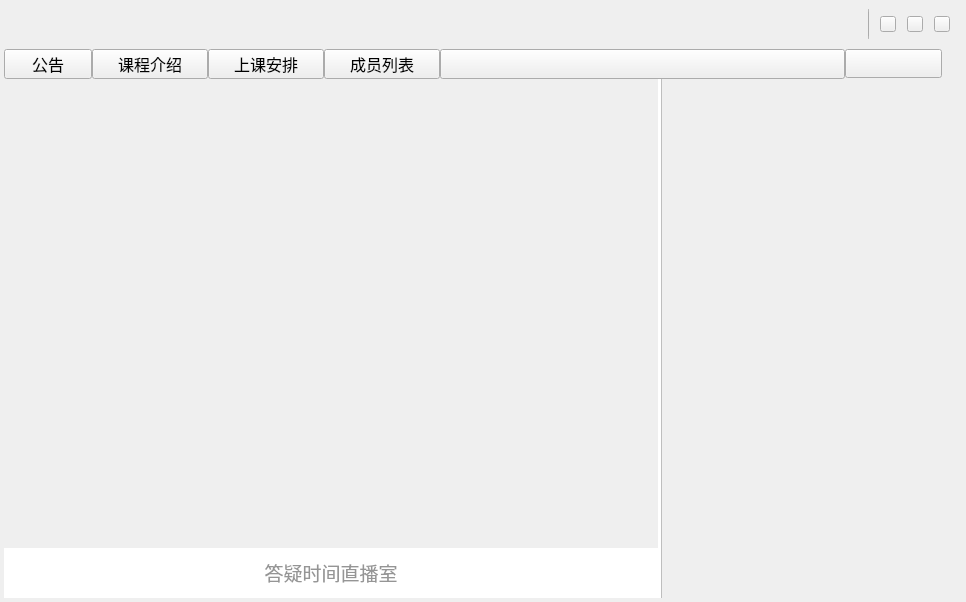
<?xml version="1.0" encoding="UTF-8"?>
<ui version="4.0">
 <class>UIWindowSet</class>
 <widget class="QWidget" name="UIWindowSet">
  <property name="geometry">
   <rect>
    <x>0</x>
    <y>0</y>
    <width>966</width>
    <height>602</height>
   </rect>
  </property>
  <property name="sizePolicy">
   <sizepolicy hsizetype="Preferred" vsizetype="Preferred">
    <horstretch>0</horstretch>
    <verstretch>0</verstretch>
   </sizepolicy>
  </property>
  <property name="minimumSize">
   <size>
    <width>966</width>
    <height>596</height>
   </size>
  </property>
  <property name="windowTitle">
   <string>UIWindowSet</string>
  </property>
  <property name="styleSheet">
   <string notr="true">border-image: url(:/LoginWindow/images/alpha1.png);</string>
  </property>
  <layout class="QHBoxLayout" name="horizontalLayout">
   <property name="spacing">
    <number>0</number>
   </property>
   <property name="leftMargin">
    <number>4</number>
   </property>
   <property name="topMargin">
    <number>4</number>
   </property>
   <property name="rightMargin">
    <number>4</number>
   </property>
   <property name="bottomMargin">
    <number>4</number>
   </property>
   <item>
    <layout class="QVBoxLayout" name="verticalLayout">
     <property name="spacing">
      <number>0</number>
     </property>
     <property name="bottomMargin">
      <number>0</number>
     </property>
     <item>
      <widget class="QWidget" name="title_widget" native="true">
       <property name="minimumSize">
        <size>
         <width>0</width>
         <height>45</height>
        </size>
       </property>
       <property name="maximumSize">
        <size>
         <width>16777215</width>
         <height>45</height>
        </size>
       </property>
       <property name="styleSheet">
        <string notr="true"/>
       </property>
       <layout class="QHBoxLayout" name="horizontalLayout_2">
        <property name="spacing">
         <number>0</number>
        </property>
        <property name="leftMargin">
         <number>0</number>
        </property>
        <property name="topMargin">
         <number>0</number>
        </property>
        <property name="rightMargin">
         <number>0</number>
        </property>
        <property name="bottomMargin">
         <number>5</number>
        </property>
        <item>
         <widget class="QPushButton" name="logo_pushButton">
          <property name="minimumSize">
           <size>
            <width>156</width>
            <height>40</height>
           </size>
          </property>
          <property name="maximumSize">
           <size>
            <width>156</width>
            <height>40</height>
           </size>
          </property>
          <property name="cursor">
           <cursorShape>ArrowCursor</cursorShape>
          </property>
          <property name="styleSheet">
           <string notr="true">border-image: url(:/LoginWindow/images/logo.png);</string>
          </property>
          <property name="text">
           <string/>
          </property>
          <property name="flat">
           <bool>true</bool>
          </property>
         </widget>
        </item>
        <item>
         <widget class="QWidget" name="tags_widget" native="true">
          <property name="minimumSize">
           <size>
            <width>0</width>
            <height>0</height>
           </size>
          </property>
          <property name="maximumSize">
           <size>
            <width>700</width>
            <height>16777215</height>
           </size>
          </property>
          <property name="styleSheet">
           <string notr="true"/>
          </property>
          <layout class="QHBoxLayout" name="horizontalLayout_3">
           <property name="leftMargin">
            <number>4</number>
           </property>
           <property name="topMargin">
            <number>0</number>
           </property>
           <property name="rightMargin">
            <number>4</number>
           </property>
           <property name="bottomMargin">
            <number>4</number>
           </property>
          </layout>
         </widget>
        </item>
        <item>
         <widget class="QPushButton" name="title_pushButton">
          <property name="minimumSize">
           <size>
            <width>0</width>
            <height>40</height>
           </size>
          </property>
          <property name="maximumSize">
           <size>
            <width>16777215</width>
            <height>40</height>
           </size>
          </property>
          <property name="cursor">
           <cursorShape>ArrowCursor</cursorShape>
          </property>
          <property name="styleSheet">
           <string notr="true">border-image: url(:/LoginWindow/images/alpha.png);</string>
          </property>
          <property name="text">
           <string/>
          </property>
          <property name="flat">
           <bool>true</bool>
          </property>
         </widget>
        </item>
        <item>
         <widget class="QWidget" name="widget" native="true">
          <property name="minimumSize">
           <size>
            <width>100</width>
            <height>0</height>
           </size>
          </property>
          <property name="maximumSize">
           <size>
            <width>100</width>
            <height>16777215</height>
           </size>
          </property>
          <layout class="QHBoxLayout" name="horizontalLayout_9">
           <property name="spacing">
            <number>5</number>
           </property>
           <property name="leftMargin">
            <number>0</number>
           </property>
           <property name="topMargin">
            <number>0</number>
           </property>
           <property name="rightMargin">
            <number>5</number>
           </property>
           <property name="bottomMargin">
            <number>0</number>
           </property>
           <item>
            <widget class="QPushButton" name="return_pushButton">
             <property name="minimumSize">
              <size>
               <width>1</width>
               <height>0</height>
              </size>
             </property>
             <property name="maximumSize">
              <size>
               <width>1</width>
               <height>16777215</height>
              </size>
             </property>
             <property name="font">
              <font>
               <family>微软雅黑</family>
               <pointsize>11</pointsize>
              </font>
             </property>
             <property name="styleSheet">
              <string notr="true">color: rgb(255, 255, 255);
border-image: url(:/LoginWindow/images/alpha.png);</string>
             </property>
             <property name="text">
              <string/>
             </property>
            </widget>
           </item>
           <item>
            <widget class="QPushButton" name="min_pushButton">
             <property name="sizePolicy">
              <sizepolicy hsizetype="Fixed" vsizetype="Fixed">
               <horstretch>0</horstretch>
               <verstretch>0</verstretch>
              </sizepolicy>
             </property>
             <property name="minimumSize">
              <size>
               <width>16</width>
               <height>16</height>
              </size>
             </property>
             <property name="maximumSize">
              <size>
               <width>16</width>
               <height>16</height>
              </size>
             </property>
             <property name="cursor">
              <cursorShape>PointingHandCursor</cursorShape>
             </property>
             <property name="styleSheet">
              <string notr="true">border-image: url(:/LoginWindow/images/login_min.png);</string>
             </property>
             <property name="text">
              <string/>
             </property>
            </widget>
           </item>
           <item>
            <widget class="QPushButton" name="max_pushButton">
             <property name="minimumSize">
              <size>
               <width>16</width>
               <height>16</height>
              </size>
             </property>
             <property name="maximumSize">
              <size>
               <width>16</width>
               <height>16</height>
              </size>
             </property>
             <property name="cursor">
              <cursorShape>PointingHandCursor</cursorShape>
             </property>
             <property name="styleSheet">
              <string notr="true">border-image: url(:/LoginWindow/images/login_max.png);</string>
             </property>
             <property name="text">
              <string/>
             </property>
            </widget>
           </item>
           <item>
            <widget class="QPushButton" name="close_pushButton">
             <property name="minimumSize">
              <size>
               <width>16</width>
               <height>16</height>
              </size>
             </property>
             <property name="maximumSize">
              <size>
               <width>16</width>
               <height>16</height>
              </size>
             </property>
             <property name="cursor">
              <cursorShape>PointingHandCursor</cursorShape>
             </property>
             <property name="styleSheet">
              <string notr="true">border-image: url(:/LoginWindow/images/login_close.png);</string>
             </property>
             <property name="text">
              <string/>
             </property>
            </widget>
           </item>
          </layout>
         </widget>
        </item>
       </layout>
      </widget>
     </item>
     <item>
      <widget class="QWidget" name="operation_widget" native="true">
       <property name="minimumSize">
        <size>
         <width>0</width>
         <height>30</height>
        </size>
       </property>
       <property name="maximumSize">
        <size>
         <width>16777215</width>
         <height>30</height>
        </size>
       </property>
       <property name="cursor">
        <cursorShape>ArrowCursor</cursorShape>
       </property>
       <layout class="QHBoxLayout" name="horizontalLayout_4">
        <property name="spacing">
         <number>0</number>
        </property>
        <property name="leftMargin">
         <number>0</number>
        </property>
        <property name="topMargin">
         <number>0</number>
        </property>
        <property name="rightMargin">
         <number>20</number>
        </property>
        <property name="bottomMargin">
         <number>0</number>
        </property>
        <item>
         <widget class="QPushButton" name="notice_pushButton">
          <property name="minimumSize">
           <size>
            <width>88</width>
            <height>20</height>
           </size>
          </property>
          <property name="maximumSize">
           <size>
            <width>88</width>
            <height>16777215</height>
           </size>
          </property>
          <property name="font">
           <font>
            <family>微软雅黑</family>
            <pointsize>12</pointsize>
           </font>
          </property>
          <property name="cursor">
           <cursorShape>PointingHandCursor</cursorShape>
          </property>
          <property name="styleSheet">
           <string notr="true">QPushButton{border-image: url(:/LoginWindow/images/alpha.png);}
QPushButton:hover{color:#059dd5}
QPushButton:pressed{color:#059dd5}</string>
          </property>
          <property name="text">
           <string>公告</string>
          </property>
          <property name="flat">
           <bool>false</bool>
          </property>
         </widget>
        </item>
        <item>
         <widget class="QPushButton" name="course_pushButton">
          <property name="minimumSize">
           <size>
            <width>116</width>
            <height>20</height>
           </size>
          </property>
          <property name="maximumSize">
           <size>
            <width>116</width>
            <height>16777215</height>
           </size>
          </property>
          <property name="font">
           <font>
            <family>微软雅黑</family>
            <pointsize>12</pointsize>
           </font>
          </property>
          <property name="cursor">
           <cursorShape>PointingHandCursor</cursorShape>
          </property>
          <property name="styleSheet">
           <string notr="true">QPushButton{border-image: url(:/LoginWindow/images/alpha.png);}
QPushButton:hover{color:#059dd5}
QPushButton:pressed{color:#059dd5}</string>
          </property>
          <property name="text">
           <string>课程介绍</string>
          </property>
         </widget>
        </item>
        <item>
         <widget class="QPushButton" name="lesson_pushButton">
          <property name="minimumSize">
           <size>
            <width>116</width>
            <height>20</height>
           </size>
          </property>
          <property name="maximumSize">
           <size>
            <width>116</width>
            <height>16777215</height>
           </size>
          </property>
          <property name="font">
           <font>
            <family>微软雅黑</family>
            <pointsize>12</pointsize>
           </font>
          </property>
          <property name="cursor">
           <cursorShape>PointingHandCursor</cursorShape>
          </property>
          <property name="styleSheet">
           <string notr="true">QPushButton{border-image: url(:/LoginWindow/images/alpha.png);}
QPushButton:hover{color:#059dd5}
QPushButton:pressed{color:#059dd5}</string>
          </property>
          <property name="text">
           <string>上课安排</string>
          </property>
         </widget>
        </item>
        <item>
         <widget class="QPushButton" name="person_pushButton">
          <property name="minimumSize">
           <size>
            <width>116</width>
            <height>20</height>
           </size>
          </property>
          <property name="maximumSize">
           <size>
            <width>116</width>
            <height>16777215</height>
           </size>
          </property>
          <property name="font">
           <font>
            <family>微软雅黑</family>
            <pointsize>12</pointsize>
           </font>
          </property>
          <property name="cursor">
           <cursorShape>PointingHandCursor</cursorShape>
          </property>
          <property name="styleSheet">
           <string notr="true">QPushButton{border-image: url(:/LoginWindow/images/alpha.png);}
QPushButton:hover{color:#059dd5}
QPushButton:pressed{color:#059dd5}</string>
          </property>
          <property name="text">
           <string>成员列表</string>
          </property>
         </widget>
        </item>
        <item>
         <widget class="QPushButton" name="pushButton">
          <property name="minimumSize">
           <size>
            <width>0</width>
            <height>30</height>
           </size>
          </property>
          <property name="text">
           <string/>
          </property>
         </widget>
        </item>
        <item>
         <widget class="QPushButton" name="change_pushButton">
          <property name="minimumSize">
           <size>
            <width>97</width>
            <height>29</height>
           </size>
          </property>
          <property name="maximumSize">
           <size>
            <width>97</width>
            <height>29</height>
           </size>
          </property>
          <property name="font">
           <font>
            <family>微软雅黑</family>
            <pointsize>11</pointsize>
           </font>
          </property>
          <property name="cursor">
           <cursorShape>PointingHandCursor</cursorShape>
          </property>
          <property name="styleSheet">
           <string notr="true">border-image: url(:/LoginWindow/images/alpha.png);</string>
          </property>
          <property name="text">
           <string/>
          </property>
         </widget>
        </item>
       </layout>
      </widget>
     </item>
     <item>
      <widget class="QWidget" name="live_widget" native="true">
       <layout class="QHBoxLayout" name="horizontalLayout_5">
        <property name="spacing">
         <number>0</number>
        </property>
        <property name="leftMargin">
         <number>0</number>
        </property>
        <property name="topMargin">
         <number>0</number>
        </property>
        <property name="rightMargin">
         <number>0</number>
        </property>
        <property name="bottomMargin">
         <number>0</number>
        </property>
        <item>
         <layout class="QVBoxLayout" name="verticalLayout_3">
          <property name="spacing">
           <number>0</number>
          </property>
          <item>
           <widget class="QWidget" name="whiteboard_widget" native="true">
            <property name="minimumSize">
             <size>
              <width>656</width>
              <height>300</height>
             </size>
            </property>
            <property name="cursor">
             <cursorShape>ArrowCursor</cursorShape>
            </property>
            <property name="styleSheet">
             <string notr="true">border-image: url(:/LoginWindow/images/video_back1.png);</string>
            </property>
            <layout class="QHBoxLayout" name="horizontalLayout_7"/>
           </widget>
          </item>
          <item>
           <widget class="QLabel" name="label_space">
            <property name="minimumSize">
             <size>
              <width>0</width>
              <height>50</height>
             </size>
            </property>
            <property name="maximumSize">
             <size>
              <width>16777215</width>
              <height>50</height>
             </size>
            </property>
            <property name="styleSheet">
             <string notr="true">background-color: rgb(255, 255, 255);</string>
            </property>
            <property name="text">
             <string>&lt;html&gt;&lt;head/&gt;&lt;body&gt;&lt;p&gt;&lt;span style=&quot; font-size:14pt; color:#959595;&quot;&gt;答疑时间直播室&lt;/span&gt;&lt;/p&gt;&lt;/body&gt;&lt;/html&gt;</string>
            </property>
            <property name="alignment">
             <set>Qt::AlignCenter</set>
            </property>
           </widget>
          </item>
         </layout>
        </item>
        <item>
         <widget class="QLabel" name="white_label">
          <property name="minimumSize">
           <size>
            <width>3</width>
            <height>0</height>
           </size>
          </property>
          <property name="maximumSize">
           <size>
            <width>3</width>
            <height>16777215</height>
           </size>
          </property>
          <property name="styleSheet">
           <string notr="true">background-color: rgb(255, 255, 255);</string>
          </property>
          <property name="text">
           <string/>
          </property>
         </widget>
        </item>
        <item>
         <widget class="QLabel" name="line_label">
          <property name="minimumSize">
           <size>
            <width>1</width>
            <height>0</height>
           </size>
          </property>
          <property name="maximumSize">
           <size>
            <width>1</width>
            <height>16777215</height>
           </size>
          </property>
          <property name="styleSheet">
           <string notr="true">background-color: rgb(190, 190, 190);</string>
          </property>
          <property name="text">
           <string/>
          </property>
         </widget>
        </item>
        <item>
         <widget class="QWidget" name="chatcamera_widget" native="true">
          <layout class="QVBoxLayout" name="verticalLayout_2">
           <property name="spacing">
            <number>0</number>
           </property>
           <property name="leftMargin">
            <number>0</number>
           </property>
           <property name="topMargin">
            <number>0</number>
           </property>
           <property name="rightMargin">
            <number>0</number>
           </property>
           <property name="bottomMargin">
            <number>0</number>
           </property>
           <item>
            <widget class="QWidget" name="camera_widget" native="true">
             <property name="minimumSize">
              <size>
               <width>300</width>
               <height>169</height>
              </size>
             </property>
             <property name="maximumSize">
              <size>
               <width>300</width>
               <height>169</height>
              </size>
             </property>
             <property name="styleSheet">
              <string notr="true">border-image: url(:/LoginWindow/images/camera_1.png);</string>
             </property>
            </widget>
           </item>
           <item>
            <widget class="QWidget" name="chat_widget" native="true">
             <property name="cursor">
              <cursorShape>ArrowCursor</cursorShape>
             </property>
             <layout class="QHBoxLayout" name="horizontalLayout_6">
              <property name="spacing">
               <number>0</number>
              </property>
              <property name="leftMargin">
               <number>1</number>
              </property>
              <property name="topMargin">
               <number>0</number>
              </property>
              <property name="rightMargin">
               <number>1</number>
              </property>
              <property name="bottomMargin">
               <number>0</number>
              </property>
             </layout>
            </widget>
           </item>
          </layout>
         </widget>
        </item>
       </layout>
      </widget>
     </item>
    </layout>
   </item>
  </layout>
 </widget>
 <layoutdefault spacing="6" margin="11"/>
 <resources>
  <include location="loginwindow.qrc"/>
 </resources>
 <connections/>
</ui>
